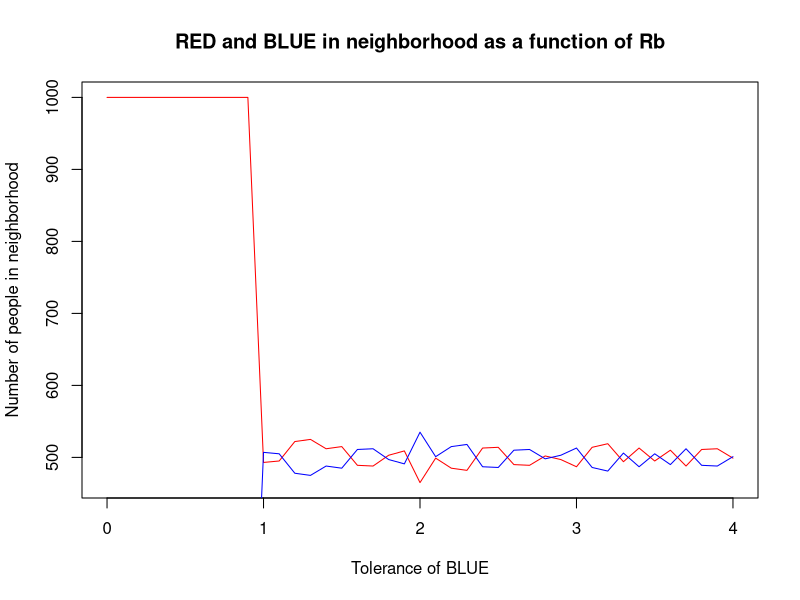

This chart was generated by the following R code:

### Bounded-neighbourhood model simulation (RED and BLUE population)
### Copyright (C): Te Tan, University of Zurich, March 2018

# model parameters
n <- 10000 # population size
m <- 1000 # neighborhood size
r <- 0.5 # initial rate of RED people, represented as 1. BLUE as 0
Rr <- 2 # tolerance for RED people
Rb <- sort(seq(0, 4.0, by = 0.1), decreasing = FALSE) # tolerance rate for BLUE people

# initialize population
init_population <- function(n, r) {
  # initialize all people as BLUE(0)
  population <- rep(0, n)
  # initial infected individual's indexes
  red_index <- sample(seq(1, n), r*n)
  for(i in seq(1, r*n)) {
    population[red_index[i]] <- 1
  }
  return(population)
}

# initialize an empty neighborhood vector: 1 is in neighborhood, 0 is not
init_neighborhood <- function(n) {
  return(rep(0, n))
}

# whether neighborhood is full
is_full <- function(neigh, m) {
  return(sum(neigh) >= m)
}

# return current ratio of RED in neighborhood
red_ratio_in_neigh <- function(popu, neigh, m) {
  if (length(which(neigh==1)) == 0) return(0)
  else {
    in_neigh_index <- which(neigh==1)
    return(sum(popu[in_neigh_index])/m)
  }
}

# return current ratio of RED in neighborhood
blue_ratio_in_neigh <- function(popu, neigh, m) {
  if (length(which(neigh==1)) == 0) return(0)
  else {
    in_neigh_index <- which(neigh==1)
    return((length(in_neigh_index)-sum(popu[in_neigh_index]))/m)
  }
}

# function returns the tolerance
tolerance <- function(R, in_ratio) {
  # slove the line equation to get coefficient
  a <- solve(100, -R)
  return((a*in_ratio+R)*in_ratio)
}

# run function
run_bounded_neigh <- function() {
  red_ratio_equil <- vector()
  blue_ratio_equil <- vector()
  
  for (i in 1:length(Rb)) {
    popu <- init_population(n, r)
    neigh <- init_neighborhood(n)
    
    red_in <- red_ratio_in_neigh(popu, neigh, m)
    blue_in <- blue_ratio_in_neigh(popu, neigh, m)
    previous_red_in <- 0
    previous_blue_in <- 0
    
    while (TRUE) {
      previous_red_in <- red_in
      previous_blue_in <- blue_in
      
      for (j in 1:n) {
        # BLUE in or out according to current ratio of BLUE
        if (popu[j]==0 & neigh[j]==0 & red_in <= tolerance(Rb[i], blue_in) & !is_full(neigh, m)) {
          neigh[j] <- 1
          next
        }
        if (popu[j]==0 & neigh[j]==1 & red_in > tolerance(Rb[i], blue_in)) {
          neigh[j] <- 0
          next
        }
        # RED in or out according to current ratio of BLUE
        if (popu[j]==1 & neigh[j]==0 & blue_in <= tolerance(Rr, red_in) & !is_full(neigh, m)) {
          neigh[j] <- 1
          next
        }
        if (popu[j]==1 & neigh[j]==1 & blue_in > tolerance(Rr, red_in)) {
          neigh[j] <- 0
          next
        }
      }
      red_in <- red_ratio_in_neigh(popu, neigh, m)
      blue_in <- blue_ratio_in_neigh(popu, neigh, m)
      if (red_in == previous_red_in & blue_in == previous_blue_in) break
    }
    
    red_ratio_equil[i] <- red_in
    blue_ratio_equil[i] <- blue_in
  }
  # plot figure
  plot(Rb, red_ratio_equil*m, type = "l", col = "red", main = "RED and BLUE in neighborhood as a function of Rb",
       xlab = "Tolerance of BLUE", ylab = "Number of people in neighborhood")
  lines(Rb, blue_ratio_equil*m, type = "l", col = "blue")
}

# run body
run_bounded_neigh()